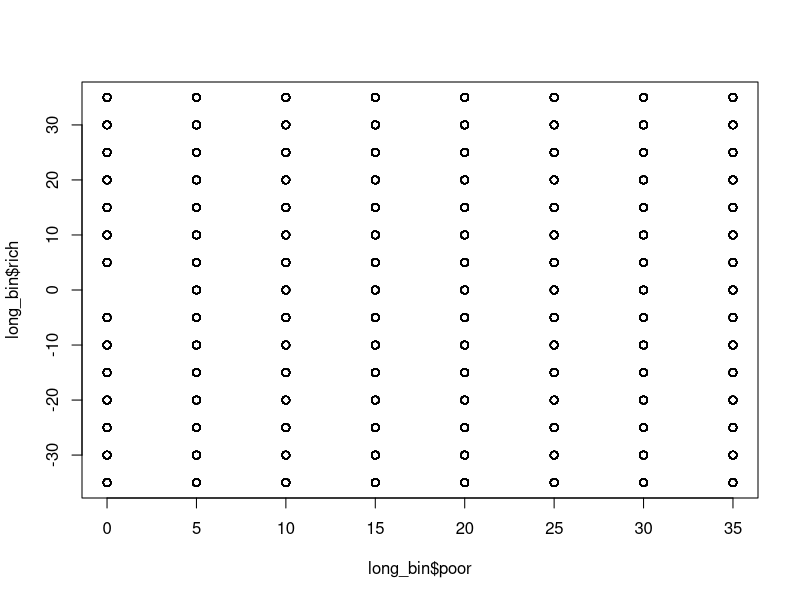

Generate this figure with R:
# ------------------------------------------------------------------------------------------
#
# Typology of Political Policy Support - Study 2
# Data Cleaning and Organization for Analysis
# 
# March 27th, 2020
#
# ------------------------------------------------------------------------------------------


setwd("CHANGE TO WHERE YOU ARE STORING THE DATA")

data <- read.csv("Study_2_raw.csv", header=T)
cbind(colnames(data))
# Remove those who failed the attn check
data <- data[which(data$attn == 2),]
# this drops 29 people (5.77%)

# First 14, Last 132

# For the variable names, for example, 50.p.u_50.r.u_b
# Means 50 poor up, 50 rich up, binary.


plyr::count(data$partyid)
plyr::count(data$partyid_force)

data$party <- 0
data$party[(data$partyid == 1 | data$partyid_force == 1)] <- "Dem"
data$party[(data$partyid == 3 | data$partyid_force == 2)] <- "Rep"

data$repub <- 0
data$repub[data$party == "Rep"] <- 1

# Compile the SDO
col.pte <- c(165:168)
col.cte <- c(169:170, 172:173) 
col.ptae <- c(174:177)
col.ctae <- c(178:181)
data$pte <- rowMeans(data[,col.pte], na.rm = TRUE)
data$cte <- rowMeans(data[,col.cte], na.rm = TRUE)
data$ptae <- rowMeans(data[,col.ptae], na.rm = TRUE)
data$ctae <- rowMeans(data[,col.ctae], na.rm = TRUE)

data$sdo5 <- 8 - data$sdo5
data$sdo6 <- 8 - data$sdo6
data$sdo7 <- 8 - data$sdo7
data$sdo8 <- 8 - data$sdo8
data$sdo13 <- 8 - data$sdo13
data$sdo14 <- 8 - data$sdo14
data$sdo15 <- 8 - data$sdo15
data$sdo16 <- 8 - data$sdo16

col.sdo <- c(165:170, 172:181)
data$sdo <- rowMeans(data[,col.sdo], na.rm = TRUE)

# standardize sdo
data$ptez <- scale(data$pte, scale=T, center=T)
data$ctez <- scale(data$cte, scale=T, center=T)
data$ptaez <- scale(data$ptae, scale=T, center=T)
data$ctaez <- scale(data$ctae, scale=T, center=T)
data$sdoz <- scale(data$sdo, scale=T, center=T)

# Get summary data so we can analyze and map 
# First step is to make the data long, just the binary policy support for now.
data$pid <- 1:nrow(data)

cols_bin <- c(14:208)
wide_bin <- data[cols_bin]

# The poor and rich emotions need recoded. score - 49. Stupid qualtrics.
wide_bin$poor_anger <- wide_bin$poor_anger - 49
wide_bin$poor_disgust <- wide_bin$poor_disgust - 49
wide_bin$poor_comp <- wide_bin$poor_comp - 49
wide_bin$poor_envy <- wide_bin$poor_envy - 49
wide_bin$rich_anger <- wide_bin$rich_anger - 17
wide_bin$rich_disgust <- wide_bin$rich_disgust - 17
wide_bin$rich_comp <- wide_bin$rich_comp - 17
wide_bin$rich_envy <- wide_bin$rich_envy - 17

# Recode everything else
wide_bin$reg_dem[wide_bin$reg_dem == 2] <- 0
wide_bin$school_close[wide_bin$school_close == 2] <- 1
wide_bin$school_close[wide_bin$school_close == 4] <- 0
wide_bin$UBI[wide_bin$UBI == 1] <- 0
wide_bin$UBI[wide_bin$UBI == 2] <- 1
wide_bin$consid_econ[wide_bin$consid_econ == 2] <- 0
wide_bin$medicare[wide_bin$medicare == 1] <- 0
wide_bin$medicare[wide_bin$medicare == 2] <- 1
wide_bin$stud_debt[wide_bin$stud_debt == 1] <- 0
wide_bin$stud_debt[wide_bin$stud_debt == 2] <- 1

wide_bin$trump_overall[wide_bin$trump_overall == 23] <- 1
wide_bin$trump_overall[wide_bin$trump_overall == 24] <- 2
wide_bin$trump_overall[wide_bin$trump_overall == 25] <- 3
wide_bin$trump_overall[wide_bin$trump_overall == 26] <- 4
wide_bin$trump_overall[wide_bin$trump_overall == 27] <- 5
wide_bin$trump_overall[wide_bin$trump_overall == 28] <- 6
wide_bin$trump_overall[wide_bin$trump_overall == 29] <- 7

wide_bin$trump_covid[wide_bin$trump_covid == 22] <- 1
wide_bin$trump_covid[wide_bin$trump_covid == 23] <- 2
wide_bin$trump_covid[wide_bin$trump_covid == 24] <- 3
wide_bin$trump_covid[wide_bin$trump_covid == 25] <- 4
wide_bin$trump_covid[wide_bin$trump_covid == 26] <- 5
wide_bin$trump_covid[wide_bin$trump_covid == 27] <- 6
wide_bin$trump_covid[wide_bin$trump_covid == 28] <- 7

# Add in a participant ID
wide_bin$pi

#write.csv(wide_bin, file = "bdata_wide.csv")

library(tidyr)

long_bin <- gather(wide_bin, distribution, support, 1:119, factor_key=F)
long_bin$party <- as.factor(long_bin$party)

# Now I need to recode and get the poor and rich coords
long_bin <- long_bin[which(!is.na(long_bin$support)),]

long_bin$poor <- 0
long_bin$rich <- 0

for(i in 1:nrow(long_bin)){
  if(grepl("35p.u", long_bin$distribution[i])){
    long_bin$poor[i] <- 35
  }
  if(grepl("30p.u", long_bin$distribution[i])){
    long_bin$poor[i] <- 30
  }
  if(grepl("25p.u", long_bin$distribution[i])){
    long_bin$poor[i] <- 25
  }
  if(grepl("20p.u", long_bin$distribution[i])){
    long_bin$poor[i] <- 20
  }
  if(grepl("15p.u", long_bin$distribution[i])){
    long_bin$poor[i] <- 15
  }
  if(grepl("10p.u", long_bin$distribution[i])){
    long_bin$poor[i] <- 10
  }
  if(grepl("05p.u", long_bin$distribution[i])){
    long_bin$poor[i] <- 5
  }
  if(grepl("p.nc", long_bin$distribution[i])){
    long_bin$poor[i] <- 0
  }
  if(grepl("35p.d", long_bin$distribution[i])){
    long_bin$poor[i] <- -35
  }
  if(grepl("30p.d", long_bin$distribution[i])){
    long_bin$poor[i] <- -30
  }
  if(grepl("25p.d", long_bin$distribution[i])){
    long_bin$poor[i] <- -25
  }
  if(grepl("20p.d", long_bin$distribution[i])){
    long_bin$poor[i] <- -20
  }
  if(grepl("15p.d", long_bin$distribution[i])){
    long_bin$poor[i] <- -15
  }
  if(grepl("10p.d", long_bin$distribution[i])){
    long_bin$poor[i] <- -10
  }
  if(grepl("05p.d", long_bin$distribution[i])){
    long_bin$poor[i] <- -5
  }
}


for(i in 1:nrow(long_bin)){
  if(grepl("35r.u", long_bin$distribution[i])){
    long_bin$rich[i] <- 35
  }
  if(grepl("30r.u", long_bin$distribution[i])){
    long_bin$rich[i] <- 30
  }
  if(grepl("25r.u", long_bin$distribution[i])){
    long_bin$rich[i] <- 25
  }
  if(grepl("20r.u", long_bin$distribution[i])){
    long_bin$rich[i] <- 20
  }
  if(grepl("15r.u", long_bin$distribution[i])){
    long_bin$rich[i] <- 15
  }
  if(grepl("10r.u", long_bin$distribution[i])){
    long_bin$rich[i] <- 10
  }
  if(grepl("05r.u", long_bin$distribution[i])){
    long_bin$rich[i] <- 5
  }
  if(grepl("r.nc", long_bin$distribution[i])){
    long_bin$rich[i] <- 0
  }
  if(grepl("35r.d", long_bin$distribution[i])){
    long_bin$rich[i] <- -35
  }
  if(grepl("30r.d", long_bin$distribution[i])){
    long_bin$rich[i] <- -30
  }
  if(grepl("25r.d", long_bin$distribution[i])){
    long_bin$rich[i] <- -25
  }
  if(grepl("20r.d", long_bin$distribution[i])){
    long_bin$rich[i] <- -20
  }
  if(grepl("15r.d", long_bin$distribution[i])){
    long_bin$rich[i] <- -15
  }
  if(grepl("10r.d", long_bin$distribution[i])){
    long_bin$rich[i] <- -10
  }
  if(grepl("05r.d", long_bin$distribution[i])){
    long_bin$rich[i] <- -5
  }
}

# Check to make sure all good
plyr::count(long_bin$poor)
plyr::count(long_bin$rich)

plot(long_bin$poor, long_bin$rich)

# Now lets create the features from Nour's suggestion
long_bin$inc_ineq <- 0 #
long_bin$dec_ineq <- 0 #
long_bin$help_poor <- 0 #
long_bin$hurt_poor <- 0 #
long_bin$help_rich <- 0 #
long_bin$hurt_rich <- 0 #
long_bin$change_poor <- 0
long_bin$change_rich <- 0
long_bin$change_ineq <- 0

# Code them
long_bin$help_poor[long_bin$poor > 0] <- 1
long_bin$hurt_poor[long_bin$poor < 0] <- 1
long_bin$help_rich[long_bin$rich > 0] <- 1
long_bin$hurt_rich[long_bin$rich < 0] <- 1
long_bin$inc_ineq[(long_bin$rich - long_bin$poor) > 0] <- 1
long_bin$dec_ineq[(long_bin$rich - long_bin$poor) < 0] <- 1
long_bin$change_poor[long_bin$poor < 0] <- -1
long_bin$change_poor[long_bin$poor > 0] <- 1
long_bin$change_rich[long_bin$rich < 0] <- -1
long_bin$change_rich[long_bin$rich > 0] <- 1
long_bin$change_ineq[(long_bin$rich - long_bin$poor) > 0] <- 1
long_bin$change_ineq[(long_bin$rich - long_bin$poor) < 0] <- -1

long_bin$help_poorz <- scale(long_bin$help_poor, scale=T, center=T)
long_bin$hurt_poorz <- scale(long_bin$hurt_poor, scale=T, center=T)
long_bin$help_richz <- scale(long_bin$help_rich, scale=T, center=T)
long_bin$hurt_richz <- scale(long_bin$hurt_rich, scale=T, center=T)
long_bin$inc_ineqz <- scale(long_bin$inc_ineq, scale=T, center=T)
long_bin$dec_ineqz <- scale(long_bin$dec_ineq, scale=T, center=T)
long_bin$change_poorz <- scale(long_bin$change_poor, scale=T, center=T)
long_bin$change_richz <- scale(long_bin$change_rich, scale=T, center=T)
long_bin$change_ineqz <- scale(long_bin$change_ineq, scale=T, center=T)

# Write the files
write.csv(long_bin, file = "long_bin.csv")

